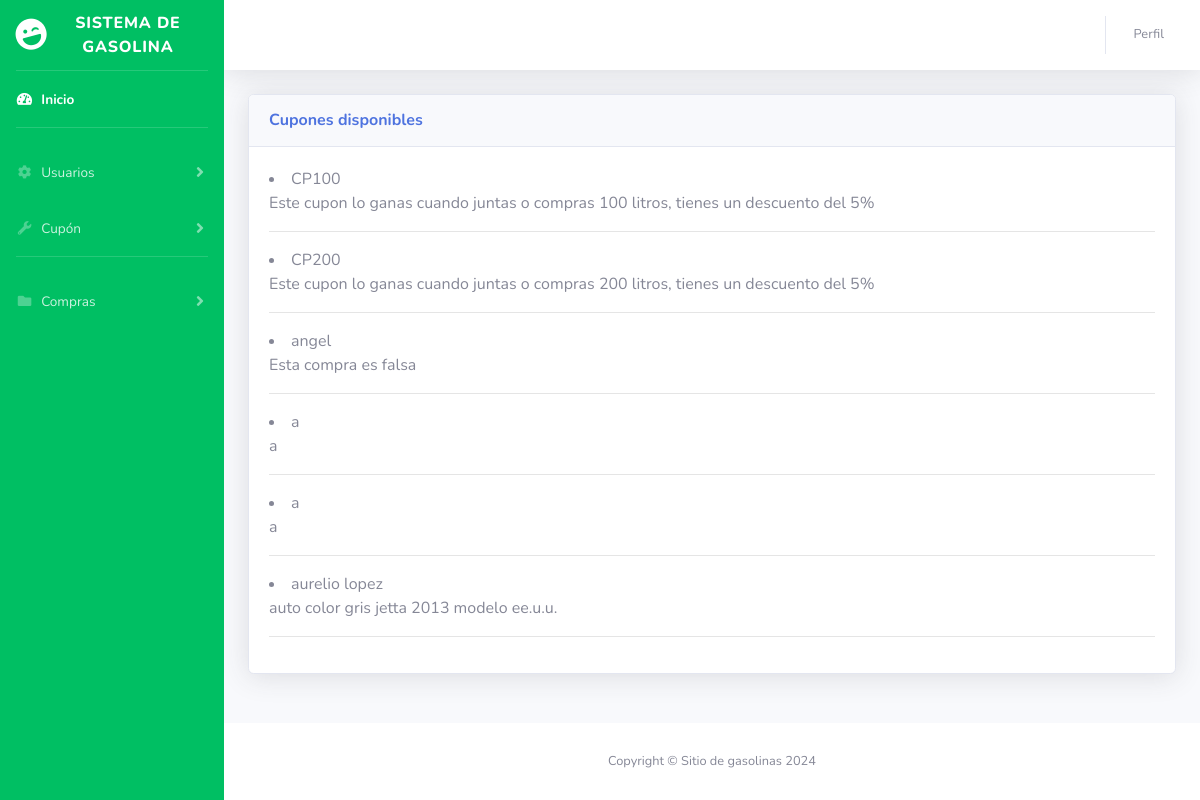
Before: /listar_cupones/ with the older database file.
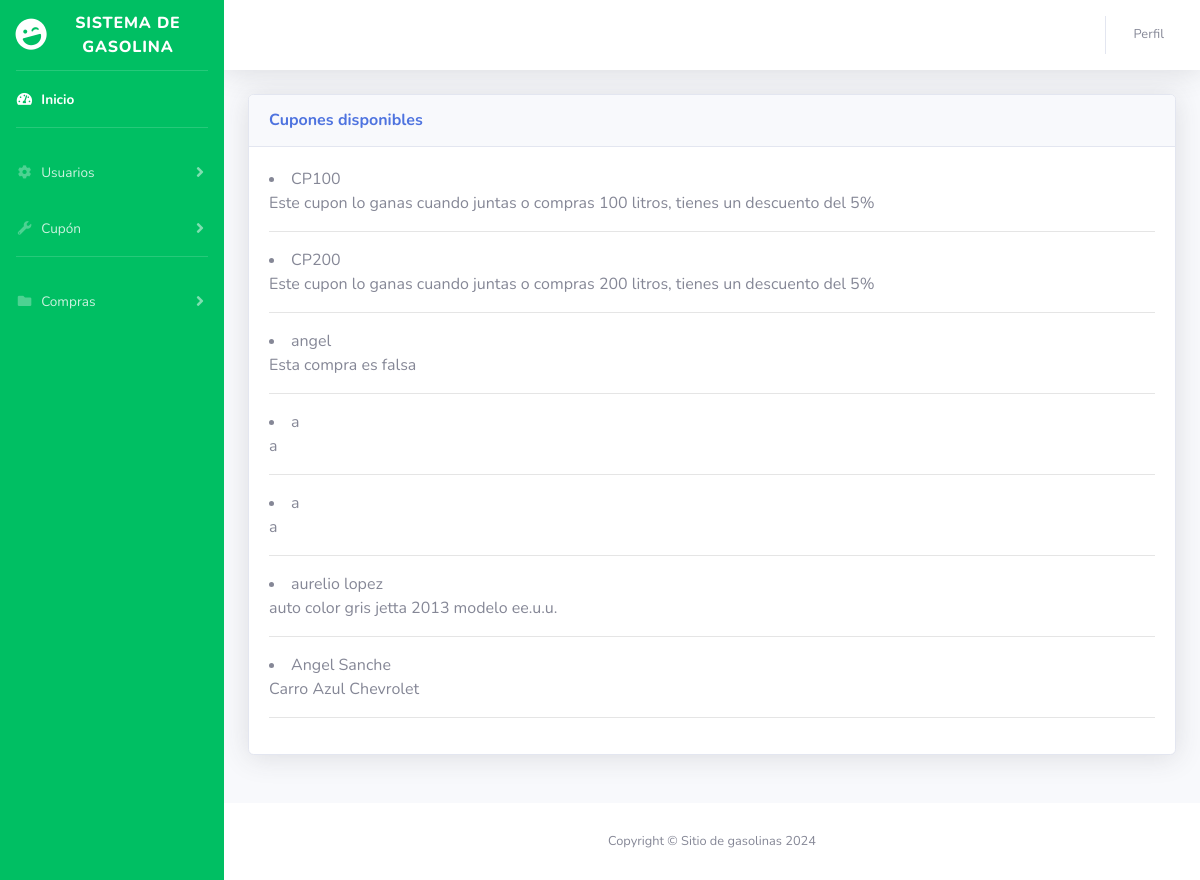
After: the same page with the newer database file.
### cupon/models.py (models this page shows, shortened)
class Cupon(models.Model):
    nombre = models.CharField(max_length=100)
    descripcion = models.CharField(max_length=100)
    litros = models.IntegerField(unique=True)
    descuento = models.IntegerField(null=True)

### cupon/views.py (the view)
# urls.py: path('listar_cupones/', views.listar_cupones, name='listar_cupones'),  # Vista de registro
def listar_cupones(request):
    cupones = Cupon.objects.all()
    context = {
        'cupones': cupones
    }
    return render(request, 'lista_cupones.html', context)

### cupon/templates/lista_cupones.html (shortened to what the changed rows need)
{% load static %}
<!DOCTYPE html>
<html lang="en">
<head>
    <link href="{% static 'css/all.min.css' %}" rel="stylesheet" type="text/css">
    <link href="{% static 'css/styles.css' %}" rel="stylesheet">
</head>
<body id="page-top">
    <div id="wrapper">
        <div id="content-wrapper" class="d-flex flex-column">
            <div id="content">
                <div class="container-fluid">
                    <div class="row">
                        <div class="col-lg-12 mb-4">
                            <div class="card shadow mb-4">
                                <div class="card-body">
                                    {% for cupon in cupones %}
                                        <li>{{ cupon.nombre }}</li>
                                        <a>{{ cupon.descripcion }}</a>
                                        <hr>
                                    {% empty %}
                                        <li>No hay cupones registrados.</li>
                                    {% endfor %}
                                </div>
                            </div>
                        </div>
                    </div>
                </div>
            </div>
        </div>
    </div>
</body>
</html>

Changed rows visible on the page:
added Cupon: nombre "Angel Sanche", descripcion "Carro Azul Chevrolet"
